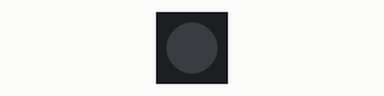
This program was run on a simulated ESP32 board running MicroPython. Parts: 1 RGB LEDs in strip order, left to right. Dim RGB values are drawn brighter than linear.

Above: at 0.2 s.
At 1.7 s:
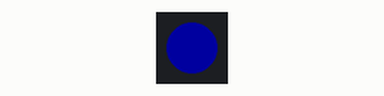
Timing chart, 0 to 3.0 s (numbered marks = the images above):
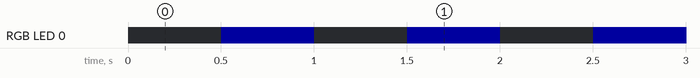

Measured:
- by itself, RGB LED 0: alternates RGB(0, 0, 31) for 0.50 s and off for 0.50 s

The program:

ws2812_blink_timer.py
```python
# (licence header left out)
from machine import Pin, Timer
from neopixel import NeoPixel
from utime import sleep_ms
import sys
try:
    from hw_esp32s3_mini_pro import *
except:
    print("Please make sure hw_esp32s3_mini_pro.py has been uploaded to /lib")
    sys.exit()

ON         = 1
OFF        = 0

# switch neopixel power on
neopixel_pwr = Pin(NEOPIXEL_PWR,Pin.OUT)
neopixel_pwr.on()

# init the neopixel driver
led = NeoPixel(Pin(NEOPIXEL),NO_OF_NEOPIXELS)

class NeoPixelLED():
    def __init__(self):
        self.state = False
        self.led = NeoPixel(Pin(NEOPIXEL),NO_OF_NEOPIXELS)

    def off(self):
        # switch LED off
        self.led[0] = (0,0,0)
        self.led.write()
        self.state = False

    def on(self):
        # switch LED on (blue color)
        self.led[0] = (0,0,INTENSITY)
        self.led.write()
        self.state = True

    def toggle(self):
        if self.state:
            self.off()
        else:
            self.on()

    def state(self):
        return self.state

ws2812LED = NeoPixelLED()

# Callback function for the timer
def toggle_led(timer):
    ws2812LED.toggle()  # Toggle the LED state (ON/OFF)

# Create a periodic timer
blink_timer = Timer(1)

# Timer repeats every half second
blink_timer.init(mode=Timer.PERIODIC, period=500, callback=toggle_led)

try:
    # Main loop (optional)
    while True:
        # print('Main Loop is running')
        sleep_ms(20000)
except KeyboardInterrupt:
    # Keyboard interrupt occurred, deinitialize the timer
    blink_timer.deinit()
    print('Timer deinitialized')
    # Turn off the LED
    ws2812LED.off()
    neopixel_pwr.off()
```

hw_esp32s3_mini_pro.py
```python
# (licence header left out)
from micropython import const

# neopixel
NEOPIXEL          = const(8)
NEOPIXEL_PWR      = const(7)
NO_OF_NEOPIXELS   = const(1)
INTENSITY         = const(0x1f)
GRB               = True

# infrared LED
IR                = const(9)

# user switches
USER_SWITCH_0     = const(0)
USER_SWITCH_47    = const(47)
USER_SWITCH_48    = const(48)

# I2C
SCL               = const(11)
SDA               = const(12)

# SPI
SPI_MOSI          = const(38)
SPI_MISO          = const(39)
SPI_CLK           = const(40)

# TFT
TFT_BL            = const(33)
TFT_DC            = const(36)
TFT_CS            = const(35)
TFT_RST           = const(34)

# microphone
MIC_WS            = const(26)
MIC_SCK           = const(22)
MIC_SD            = const(21)

MATRIX            = const(16)
NO_OF_MATRIX_LEDS = const(64)
```
